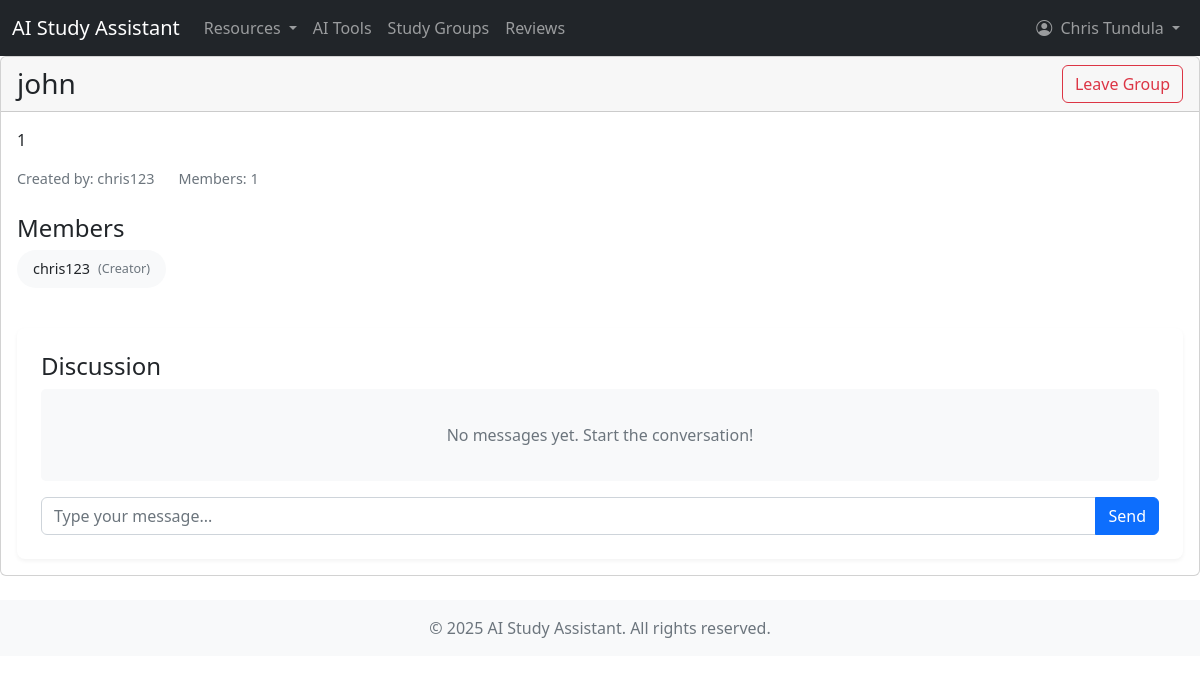
/study-groups/2/ (signed in), run on the app's committed database.
### base/models.py (models this page shows, shortened)
class StudyGroup(models.Model):
    name = models.CharField(max_length=200)
    description = models.TextField(null=True, blank=True)
    members = models.ManyToManyField(User, related_name='study_groups')
    created_by = models.ForeignKey(User, on_delete=models.SET_NULL, null=True, related_name='created_groups')
    created_at = models.DateTimeField(auto_now_add=True)
    updated_at = models.DateTimeField(auto_now=True)

### base/views.py (the view, shortened to what this page needs)
# urls.py: path('study-groups/<int:group_id>/', views.study_group_detail, name='study_group_detail'),
@login_required
def study_group_detail(request, group_id):
    group = get_object_or_404(StudyGroup, id=group_id)
    messages_list = group.messages.all()
    form = GroupMessageForm(request.POST or None)
    return render(request, 'base/study_group_detail.html', {
        'group': group,
        'messages_list': messages_list,
        'message_form': GroupMessageForm()
    })

### base/forms.py
class GroupMessageForm(forms.ModelForm):
    class Meta:
        model = GroupMessage
        fields = ['content']
        widgets = {
            'content': forms.TextInput(attrs={'placeholder': 'Type your message...', 'class': 'message-input'})
        }

### base/templates/base/study_group_detail.html (shortened to what this page needs)
{% extends 'base/base.html' %}
{% load static %}
{% block extra_css %}
<link rel="stylesheet" href="{% static 'base/css/study_groups.css' %}">
{% endblock %}
{% block content %}
<div class="row">
  <div class="col-12">
    <div class="card mb-4">
      <div class="card-header d-flex justify-content-between align-items-center">
        <h3 class="mb-0">{{ group.name }}</h3>
        <a href="{% url 'ai_features:leave_study_group' group.id %}" class="btn btn-outline-danger">Leave Group</a>
      </div>
      <div class="card-body">
        <div class="group-info mb-4">
          <p>{{ group.description }}</p>
          <div class="group-meta">
            <span>Created by: {{ group.created_by.username }}</span>
            <span>Members: {{ group.members.count }}</span>
          </div>
        </div>
        <div class="members-list mb-4">
          <h4>Members</h4>
          <div class="members">
            {% for member in group.members.all %}
              <div class="member">
                <span>{{ member.username }}</span>
                {% if member == group.created_by %}
                  <small class="text-muted">(Creator)</small>
                {% endif %}
              </div>
            {% endfor %}
          </div>
        </div>
        <div class="messages-container">
          <h4>Discussion</h4>
          <div class="messages" id="chat-messages">
            {% for message in messages_list %}
              <div class="message {% if message.sender == request.user %}message--mine{% endif %}">
                <div class="message__header">
                  <span class="message__author">{{ message.sender.username }}</span>
                  <span class="message__timestamp">{{ message.created_at|date:"M d, Y H:i" }}</span>
                </div>
                <div class="message__body">
                  {{ message.content }}
                </div>
              </div>
            {% empty %}
              <p class="text-center text-muted my-4">No messages yet. Start the conversation!</p>
            {% endfor %}
          </div>
          <div class="message-form mt-3">
            <div class="input-group">
              <input type="text" id="chat-message-input" class="form-control" placeholder="Type your message..." autocomplete="off">
              <button id="chat-message-submit" class="btn btn-primary">Send</button>
            </div>
          </div>
        </div>
      </div>
    </div>
  </div>
</div>
{% endblock %}

### base/templates/base/navbar.html (shortened to what this page needs)
{% load static %}
<nav class="navbar navbar-expand-lg navbar-dark bg-dark">
  <div class="container-fluid">
    <a class="navbar-brand" href="{% url 'ai_features:home' %}">
      AI Study Assistant
    </a>
    <div class="collapse navbar-collapse" id="navbarNav">
      <ul class="navbar-nav me-auto mb-2 mb-lg-0">
        <li class="nav-item dropdown">
          <a class="nav-link dropdown-toggle" href="#" id="resourcesDropdown" role="button" data-bs-toggle="dropdown" aria-expanded="false">
            Resources
          </a>
        </li>
        <li class="nav-item">
          <a class="nav-link" href="{% url 'ai_features:resources' %}">AI Tools</a>
        </li>
        <li class="nav-item">
          <a class="nav-link" href="{% url 'ai_features:study_groups' %}">Study Groups</a>
        </li>
        <li class="nav-item">
          <a class="nav-link" href="{% url 'ai_features:review_page' %}">Reviews</a>
        </li>
      </ul>
      {% if user.is_authenticated %}
      <ul class="navbar-nav ms-auto">
        <li class="nav-item dropdown">
          <a class="nav-link dropdown-toggle" href="#" id="navbarDropdown" role="button" data-bs-toggle="dropdown" aria-expanded="false">
            <i class="bi bi-person-circle me-1"></i>
            {% if user.first_name or user.last_name %}
              {{ user.first_name }} {{ user.last_name }}
            {% else %}
              {{ user.username }}
            {% endif %}
          </a>
        </li>
      </ul>
      {% endif %}
    </div>
  </div>
</nav>

### base/static/study_groups.css (style rules this page uses)
.group-meta { display: flex; gap: 1.5rem; margin: 1rem 0; font-size: 0.9rem; color: #6c757d; align-items: center; }
.members { display: flex; flex-wrap: wrap; gap: 0.75rem; margin-bottom: 2rem; }
.member { background-color: #f8f9fa; padding: 0.5rem 1rem; border-radius: 100px; font-size: 0.9rem; display: inline-flex; align-items: center; gap: 0.5rem; }
.messages-container { margin-top: 2.5rem; background-color: #ffffff; border-radius: 8px; padding: 1.5rem; box-shadow: 0 2px 4px rgba(0, 0, 0, 0.05); }
.messages { max-height: 500px; overflow-y: auto; display: flex; flex-direction: column; gap: 1rem; margin-bottom: 1.5rem; padding: 1rem; background-color: #f8f9fa; border-radius: 6px; scrollbar-width: thin; scrollbar-color: #adb5bd #f1f3f5; }
.message-form { margin-top: 1.5rem; }

### base/templates/base/study_group_detail.html (style rules this page uses)
#chat-messages { max-height: 500px; overflow-y: auto; padding: 10px; background-color: #f8f9fa; border-radius: 5px; margin-bottom: 15px; }

### data on the page
StudyGroup: name "john", description "1", created_by.username "chris123", members.count "1"

### other printed values
{{ user.first_name }} "Chris"
{{ user.last_name }} "Tundula"
{{ member.username }} "chris123"
